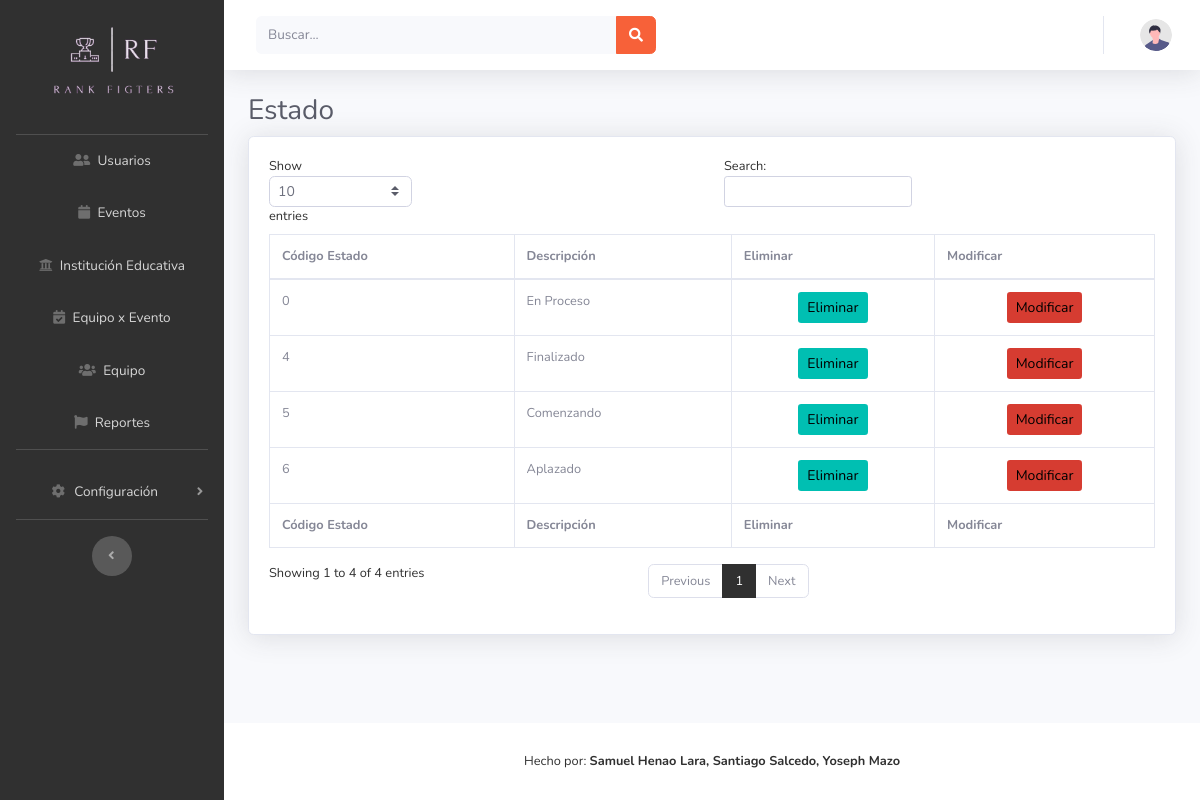
Screenshot of /Vista/App/Admon/Estado.php with the database file from the repository.
### tables this page shows
CREATE TABLE `estado` (
  `idestado` int(11) NOT NULL,
  `descripcion` varchar(50) NOT NULL
);

### Vista/App/Admon/Estado.php (the view, shortened to what this page needs)
<?php
include('Menu.php');
?>
                <div class="container-fluid">
                    <h1 class="h3 mb-2 text-gray-800">Estado</h1>
                    <div class="card shadow mb-4">
                        <div class="card-body">
                            <div class="table-responsive">
                                <table class="table table-bordered" id="dataTable" width="100%" cellspacing="0">
                                    <thead>
                                        <tr>
                                            <th>Código Estado</th>
                                            <th>Descripción</th>
                                            <th>Eliminar</th>
                                            <th>Modificar</th>
                                        </tr>
                                    </thead>
                                    <tfoot>
                                        <tr>
                                        <th>Código Estado</th>
                                            <th>Descripción</th>
                                            <th>Eliminar</th>
                                            <th>Modificar</th>
                                        </tr>
                                    </tfoot>
                <tbody>
                    <?php
                      include( '../../../Control/conex.php');
                      $cons = $conexion -> query("SELECT *  FROM estado");
                      while ($row = $cons -> fetch_row()) {
                    ?>
                <tr>
            <td><?php echo number_format(''.$row[0].''); ?></td>
            <td><?php echo ''.$row[1].''; ?></td>
            <td> <center><button type="submit" class="btn btn-sm bg-gradient-primary" name="EliminaEstado" onclick="location='../../../Control/Borrarestado.php?id=<?php echo ''.$row[0].'' ?>'">Eliminar</button></center></td>
            <td> <center> <button type="submit" class="btn btn-sm bg-gradient-danger"  data-toggle="modal" data-target="#exampleModal1?id<?php echo ''.$row[0].''; ?>"  >Modificar</button>
       </tr>
       <?php }   ?>
                </tbody>
                                </table>
                            </div>
                        </div>
                    </div>
                </div>
            </div>
            <footer class="sticky-footer bg-white">
                <div class="container my-auto">
                    <div class="copyright text-center my-auto">
                        <span>Hecho por: <strong>Samuel Henao Lara, Santiago Salcedo, Yoseph Mazo</span>
                    </div>
                </div>
            </footer>
        </div>
    </div>
</body>
</html>

### rows the page displays
estado: idestado "0", descripcion "En Proceso"
estado: idestado "4", descripcion "Finalizado"
estado: idestado "5", descripcion "Comenzando"
estado: idestado "6", descripcion "Aplazado"
